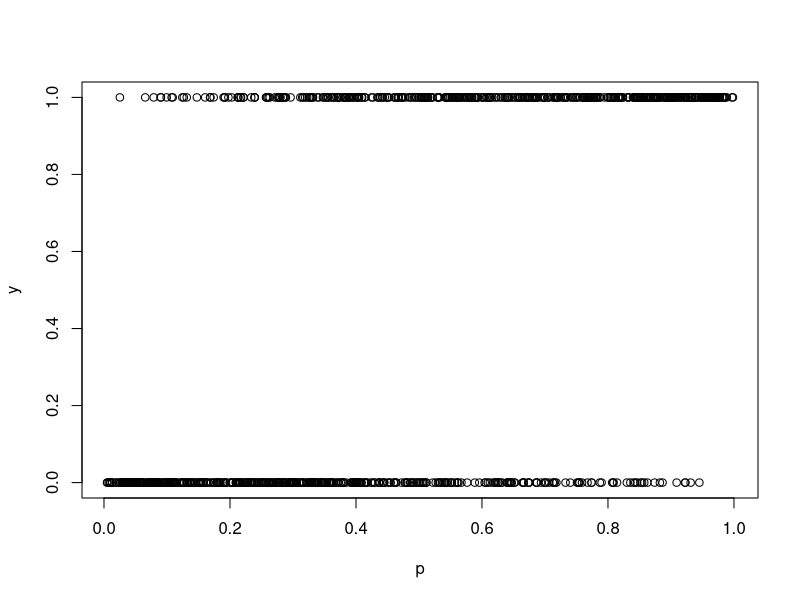
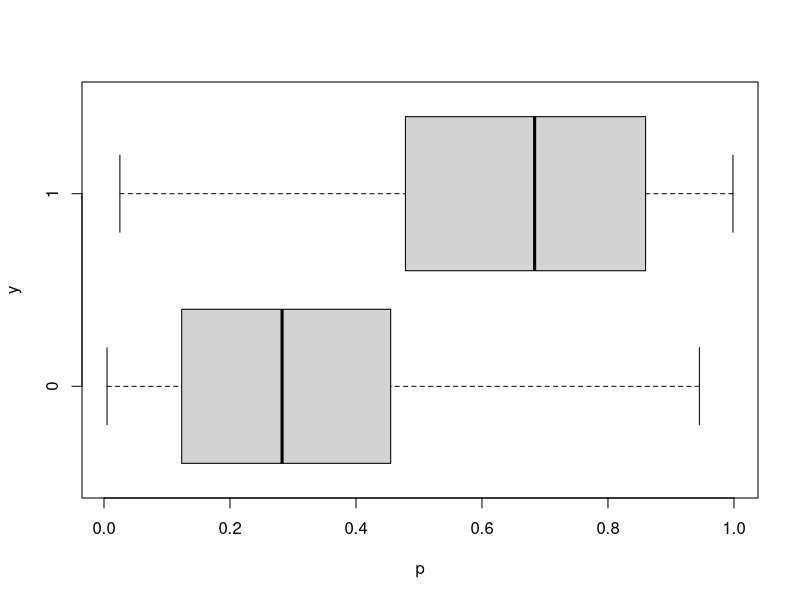
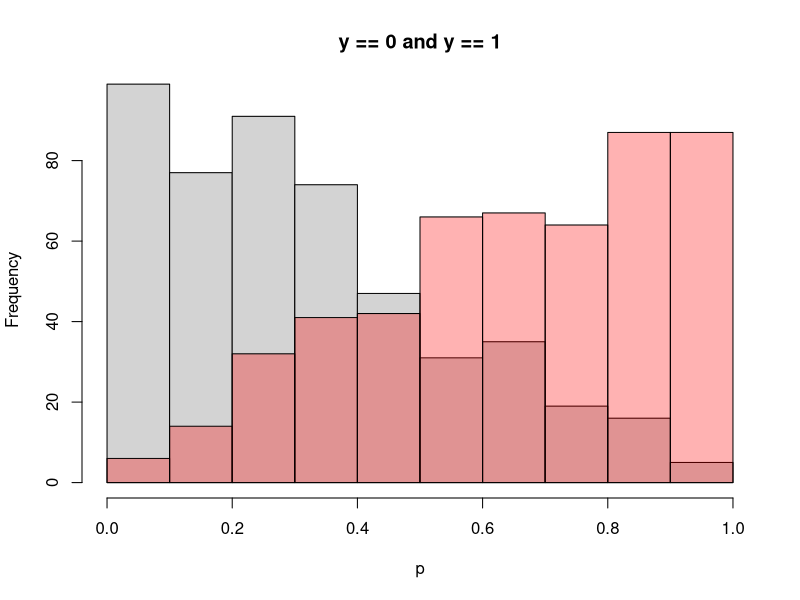
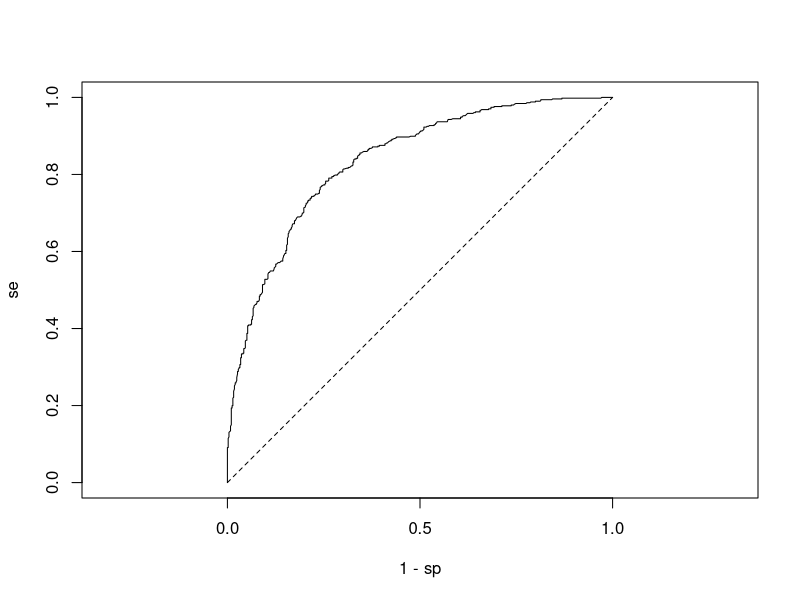
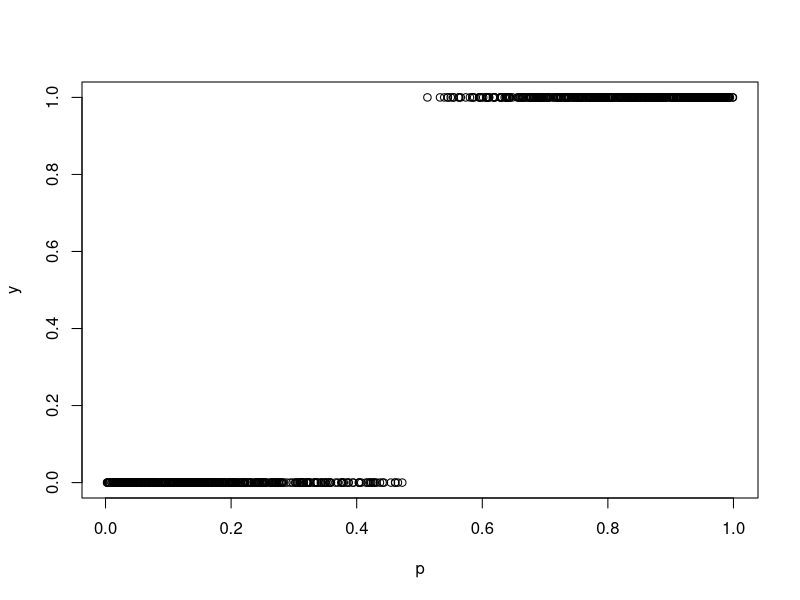
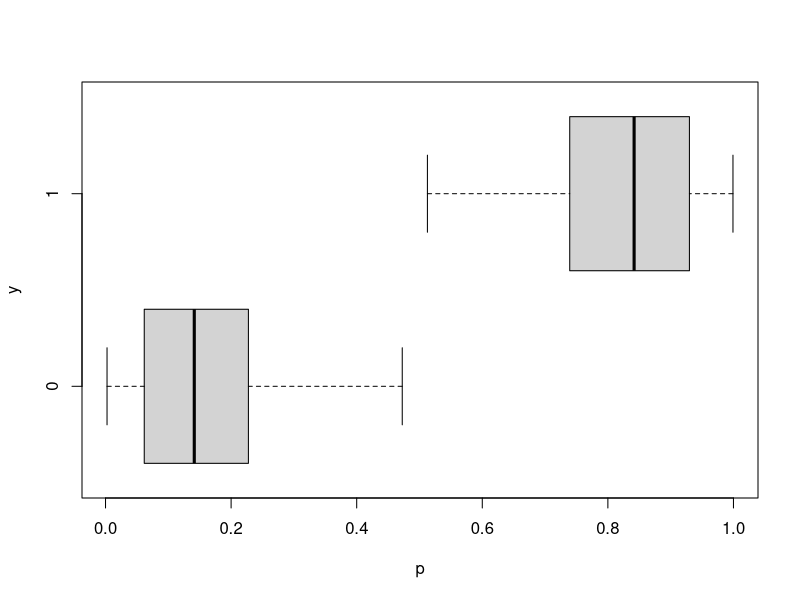
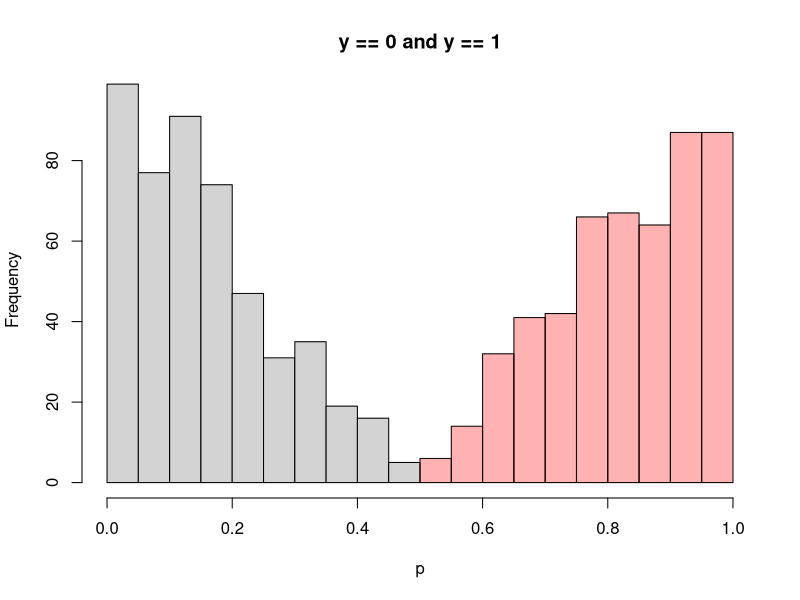
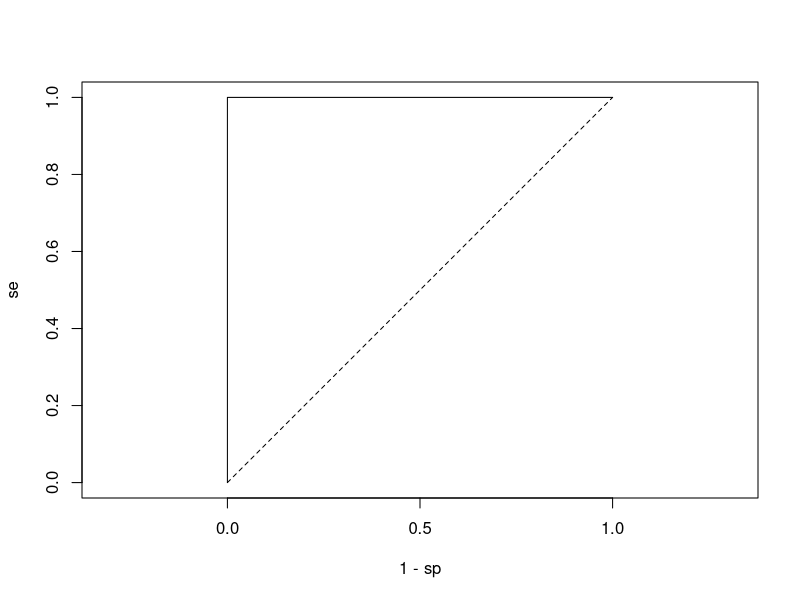

Source code (R) for these figures, in order:
## ---- chunk 1
knitr::opts_chunk$set(echo = TRUE)
## ---- chunk 2
# Make bernoulli data
n = 1000
p = runif(n)
y = rbinom(n, 1, p)

# Find sensitivity and specificity over classification thresholds
roc_auc = function(p) {
  # Plot probability estimates
  plot(p, y)
  boxplot(p ~ y, horizontal = T)
  h1 = hist(p[y == 1], plot = F)
  hist(
    p[y == 0], xlim = 0:1, ylim = c(0, 1.1 * max(h1$counts)),
    main = "y == 0 and y == 1", xlab = "p")
  plot(h1, add = T, col = rgb(1, 0, 0, 0.3))
  
  se = sp = numeric(n)
  for (i in 1:n) {
    th = i / n
    sp[i] = mean(p[y == 0] < th)
    se[i] = mean(p[y == 1] > th)
  }
  
  # Plot ROC (Receiver Operating Characteristic) curve. Google ML crash course
  # defines it as the true positive rate (TPR, sensitivity/recall) plotted over
  # the false positive rate (FPR, one minus the specificity)
  plot(1 - sp, se, t = "l", asp = 1)
  lines(0:1, 0:1, lty = 2)
  
  # Find AUC (Area Under the Curve)
  sum(abs(diff(c(1, 1 - sp))) * se)
}

roc_auc(p)
## ---- chunk 3
p2 = p
p2[y == 0] = 0.5 * p2[y == 0]
p2[y == 1] = 1 - 0.5 * (1 - p2[y == 1])

roc_auc(p2)
